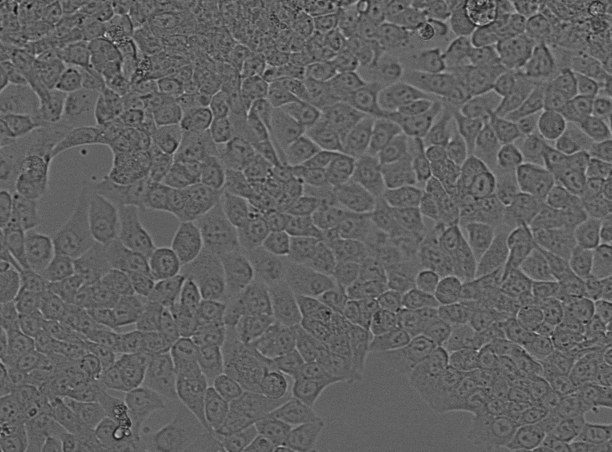
#> input picture Data/Kernels/HCT116-Healthy_NC_10_2_20.tif, 1224 x 904 px (shown at 1/2 size)
$ jupyter execute --allow-errors Kernel_Calibration_HighRes-HCT116.ipynb   (shell and % lines are left out)   (older library calls are emulated)
#> lines starting #> are read from the running program, lines starting #| are printed output that depends on the picture
[cell 1]
import matplotlib.pyplot as plt;
import seaborn as sns;
from PIL import Image
from matplotlib.pyplot import imshow
import numpy as np;
import glob
import os

## Image Ingest

[cell 2]
def rgb2gray(rgb):

    r, g, b = rgb[:,:,0], rgb[:,:,1], rgb[:,:,2]
    gray = 0.2989 * r + 0.5870 * g + 0.1140 * b

    return gray

## Set Healthy Kernel

[cell 3]
set_kernel = True;
invert_image = False;

[cell 4]
# [4 lines of commented-out code are left out]

[cell 5]
#Healthy Cells

im = Image.open("Data/Kernels/HCT116-Healthy_NC_10_2_20.tif");
#> im is the input picture: PIL image 1224x904 I;16; min 4952, max 56939, mean 24845.1

#imshow(np.asarray(im))
im_array_gray = np.asarray(im,dtype=np.float32)
#im_array_gray = rgb2gray(im_array);
if invert_image:
    im_array_gray = (np.abs(255.0-im_array_gray))

im_array_gray_HCT116 = im_array_gray;
plt.figure(figsize=(10,20))
imshow(im_array_gray_HCT116,cmap='gray')
#Cells Condensing/Circular Cells

# in focus circular cells
im = Image.open("Data/Kernels/HCT116-UnhealthyCell_BacterialPatch.tif");
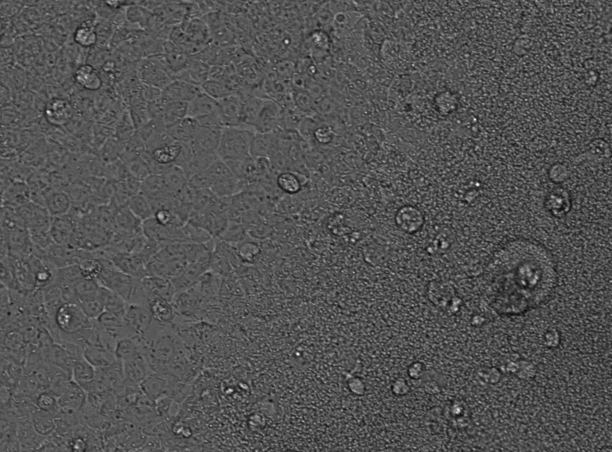
#> input picture Data/Kernels/HCT116-UnhealthyCell_BacterialPatch.tif, 1224 x 904 px (shown at 1/2 size)
#> im is the input picture: PIL image 1224x904 I;16; min 6229, max 65504, mean 25680.4
im_array_gray = np.asarray(im,dtype=np.float32)
#im_array_gray = rgb2gray(im_array_gray);
if False:
    im_array_gray = (255.0-im_array_gray)
im_array_gray_circular_infocus = im_array_gray;
plt.figure(figsize=(10,20))
imshow(im_array_gray_circular_infocus,cmap='gray')

# [17 lines of commented-out code are left out]

im = Image.open("Data/Kernels/HCT116-UnhealthyCell_BacterialPatch.tif"); # images of bacterial patch
im_array_gray = np.asarray(im,dtype=np.float32)
#im_array_gray = rgb2gray(im_array_gray);
if True:
    im_array_gray = (np.abs(255.0-im_array_gray))
im_array_gray_bacterial_patch = im_array_gray/np.max(im_array_gray);
plt.figure(figsize=(10,20))
imshow(im_array_gray_bacterial_patch,cmap='gray')


# [9 lines of commented-out code are left out]

[cell 6]
# Unhealthy cells
im = Image.open("Data/Kernels/HCT116-UnhealthyCell_BacterialPatch.tif");
#im = Image.open("Data/Kernels/Unhealthy_cell_kernels/C6_04_1_1_Bright Field_009.tif");
plt.figure(figsize=(20,10))
imshow(np.asarray(im))
im_array_gray = np.asarray(im,dtype=np.float32)
#im_array_gray = rgb2gray(im_array_gray);
if invert_image:
     im_array_gray = (np.abs(255.0-im_array_gray))

im_array_gray_HCT116_UH = im_array_gray;


# [7 lines of commented-out code are left out]

[cell 7]
# [4 lines of commented-out code are left out]

## Shaded Normal Kernel Extraction

[cell 8]
## Set Healthy Kernels

#set_kernel=True;
if set_kernel:
    # [8 lines of commented-out code are left out]
    sample_kernel_healthy_HCT116 = np.array(im_array_gray_HCT116[250:350,650:750])
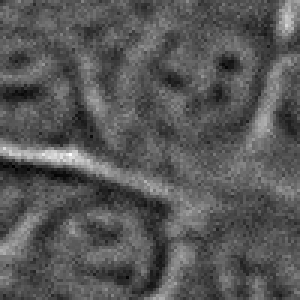
#> sample_kernel_healthy_HCT116: shape (100, 100) float32 (shown 3 times larger); min 16012, max 42282, mean 25015.7; drawn with min black and max white
    sample_kernel_healthy_HCT116 = (np.mean(sample_kernel_healthy_HCT116,axis=None)-sample_kernel_healthy_HCT116)/(np.mean(sample_kernel_healthy_HCT116,axis=None))
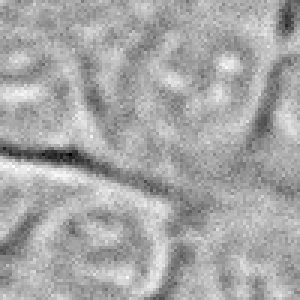
#> sample_kernel_healthy_HCT116: shape (100, 100) float32 (shown 3 times larger); min -0.69, max 0.36, mean 1.56e-08; drawn with min black and max white
    sample_kernel_healthy_HCT116[sample_kernel_healthy_HCT116<0] =0.0;
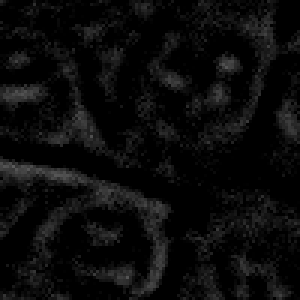
#> sample_kernel_healthy_HCT116: shape (100, 100) float32 (shown 3 times larger); min 0, max 0.36, mean 0.0439
    mask_sample_kernel_healthy_HCT116 = sample_kernel_healthy_HCT116;
    #plt.figure()
    #imshow(mask_sample_kernel_healthy_A549,cmap='gray')

    #Define Bacterial Patches
    sample_kernel_bacterial_patch = np.array(im_array_gray_bacterial_patch[685:715,685:715]) #np.array(im_array_gray_bacterial_patch[625:795,350:550])#
    sample_kernel_bacterial_patch = (np.mean(sample_kernel_bacterial_patch,axis=None)-sample_kernel_bacterial_patch)/(np.mean(sample_kernel_bacterial_patch,axis=None))
    sample_kernel_bacterial_patch[sample_kernel_bacterial_patch<0.00] =0.0;
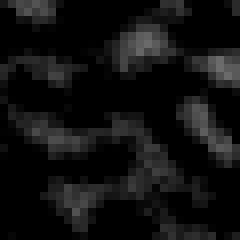
#> sample_kernel_bacterial_patch: shape (30, 30) float32 (shown 8 times larger); min 0, max 0.426, mean 0.0671
    mask_sample_kernel_bacterial_patch = sample_kernel_bacterial_patch#/np.max(sample_kernel_bacterial_patch);

#Unhealthy cells
if set_kernel:
    sample_kernel_unhealthy_HCT116 = np.array(im_array_gray_HCT116_UH[600:700,200:300])
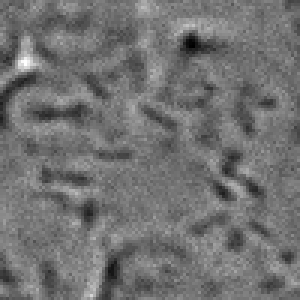
#> sample_kernel_unhealthy_HCT116: shape (100, 100) float32 (shown 3 times larger); min 11962, max 45119, mean 26751.3; drawn with min black and max white
    sample_kernel_unhealthy_HCT116 = (np.mean(sample_kernel_unhealthy_HCT116,axis=None)-sample_kernel_unhealthy_HCT116)/(np.mean(sample_kernel_unhealthy_HCT116,axis=None))
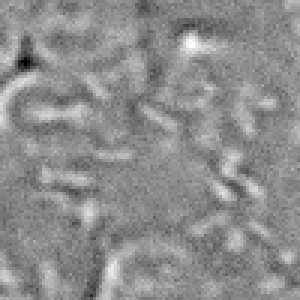
#> sample_kernel_unhealthy_HCT116: shape (100, 100) float32 (shown 3 times larger); min -0.687, max 0.553, mean -4.9e-08; drawn with min black and max white
    sample_kernel_unhealthy_HCT116[sample_kernel_unhealthy_HCT116<0.00] =0.0;
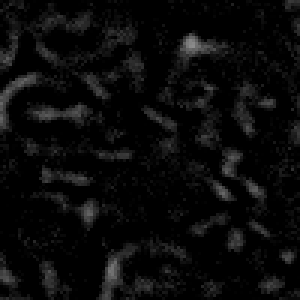
#> sample_kernel_unhealthy_HCT116: shape (100, 100) float32 (shown 3 times larger); min 0, max 0.553, mean 0.041
    mask_sample_kernel_unhealthy_HCT116 = sample_kernel_unhealthy_HCT116;
    plt.figure()
    imshow(mask_sample_kernel_unhealthy_HCT116)

[cell 9]
plt.figure()
imshow(np.abs(sample_kernel_healthy_HCT116),cmap='gray')
plt.title('Healthy HCT 116 Kernel')

# [7 lines of commented-out code are left out]

plt.figure()
imshow(np.abs(sample_kernel_bacterial_patch),cmap='gray')
plt.title('Bacterial Patch')


# [5 lines of commented-out code are left out]

[cell 10]
#Unhealthy cells plots
plt.figure()
imshow(np.abs(sample_kernel_unhealthy_HCT116),cmap='gray')
plt.title('Unhealthy HCT116 Innards')

# [16 lines of commented-out code are left out]


cbar = plt.colorbar()
ax = plt.gca()
ax.set_xticklabels({})
ax.set_yticklabels({})
cbar.ax.tick_params(labelsize=20)
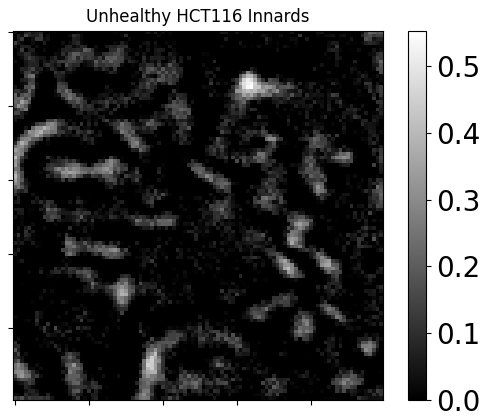
#> figure drawn by matplotlib, 2 panels

### Load Image Files to Analyze

[cell 11]
list_of_kernels = [mask_sample_kernel_healthy_HCT116,mask_sample_kernel_unhealthy_HCT116,mask_sample_kernel_bacterial_patch]##[mask_sample_kernel_healthy_A549,mask_sample_kernel_healthy_dendritic,mask_sample_kernel_healthy_macrophage,mask_sample_kernel_unhealthy_A549,mask_sample_kernel_unhealthy_dendritic,mask_sample_kernel_unhealthy_macrophage,mask_sample_kernel_bacterial_patch]
#list_of_alphas = [3.75,13.5,1.91];#[3.75,13.0,5.1,8.5,8.2,11.25,4.06]
#list_of_colors = ['g','r','b']

#bacterial patch - 7.65


## Generate family of kernels:
list_kernel_families = [];
for sample_kernel_ind in range(0,len(list_of_kernels)):
    mask_sample_kernel = list_of_kernels[sample_kernel_ind];
    base_angle = 0;
    kernel_family = [];
    for delta in range(base_angle,360,10):
        this_family_kernel_img= Image.fromarray(np.uint8(mask_sample_kernel * 255) ).rotate(angle=base_angle+delta)
        rotated_kernel = np.array(this_family_kernel_img,dtype=np.float32)/255.0
        kernel_family.append(rotated_kernel);
    list_kernel_families.append(kernel_family);
#> this loop made 3 passes
#> after the loop, list_kernel_families = 3 items

[cell 12]
for kernel_family in list_kernel_families:

    figs,list_of_ax = plt.subplots(1,len(kernel_family))

    figs.set_size_inches((120,100))
    for ind in range(0,len(list_of_ax)):
        this_ax = list_of_ax[ind];
        plt.sca(this_ax)
        plt.imshow(kernel_family[ind],cmap='gray')
    #plt.show()
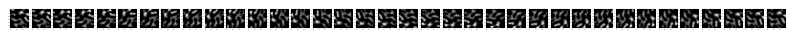
#> figure drawn by matplotlib, 36 panels
